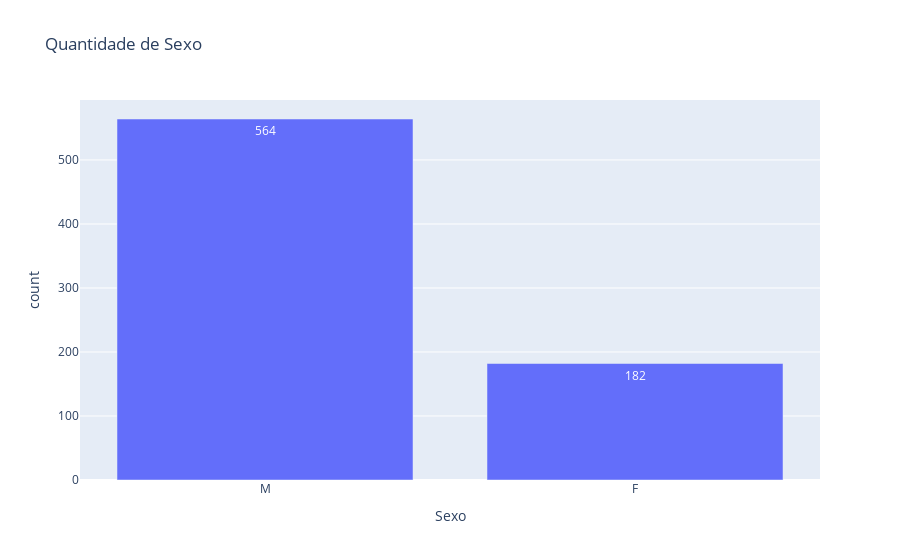

Notebook code cell kept with this figure:
### Code cell
constroi_grafico_barras('Sexo')

### Figure 1 — Plotly figure (JSON) as saved in the notebook; plotly's stock layout.template omitted (floating-point values rounded to 4 significant figures)
{"data": [{"alignmentgroup": "True", "hovertemplate": "Sexo=%{x}<br>count=%{y}<extra></extra>", "legendgroup": "", "marker": {"color": "#636efa", "pattern": {"shape": ""}}, "name": "", "offsetgroup": "", "orientation": "v", "showlegend": false, "textposition": "auto", "texttemplate": "%{y}", "type": "bar", "x": ["M", "F"], "xaxis": "x", "y": [564, 182], "yaxis": "y"}], "layout": {"autosize": true, "barmode": "relative", "legend": {"tracegroupgap": 0}, "title": {"text": "Quantidade de Sexo"}, "xaxis": {"anchor": "y", "autorange": true, "domain": [0, 1], "range": [-0.5, 1.5], "title": {"text": "Sexo"}, "type": "category"}, "yaxis": {"anchor": "x", "autorange": true, "domain": [0, 1], "range": [0, 593.7], "title": {"text": "count"}, "type": "linear"}}}
